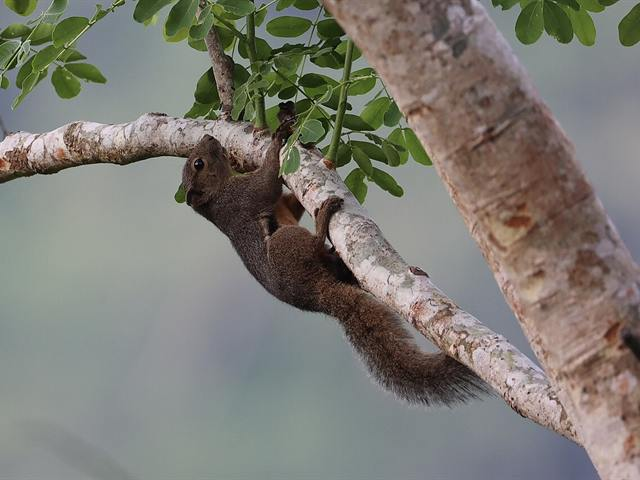
#> input picture web/img/cam_sq1.jpg, 640 x 480 px; its folder holds 4 pictures in this run
$ python fw_images.py
#> lines starting #> are read from the running program, lines starting #| are printed output that depends on the picture
# Tạo bản ảnh NHỎ để nhúng vào firmware ESP32: web/img/*.jpg -> web/img_fw/*.webp
# Firmware phải vừa phân vùng mặc định của Arduino IDE (1,25MB cho chương trình), nên ảnh
# trong firmware được thu nhỏ + nén WebP. Trang trên Vercel vẫn dùng ảnh gốc trong web/img.
# Được tools/build_web.ps1 gọi tự động; cần Pillow (pip install pillow).
from pathlib import Path
from PIL import Image

ROOT = Path(__file__).resolve().parent.parent
SRC, DST = ROOT / 'web' / 'img', ROOT / 'web' / 'img_fw'
QUALITY = 34
# Chiều rộng tối đa (px) theo kích thước ảnh hiển thị trên trang
WIDTH = {'hero': 480, 'du_pile': 360, 'cam_tree': 320, 'cam_sq1': 320, 'cam_sq2': 320, 'cam_sq3': 320,
         'sq_eat': 240, 'sq_branch': 240, 'du_open': 220, 'du_one': 200, 'sq_face': 200}

DST.mkdir(exist_ok=True)
for old in DST.glob('*.webp'):
    old.unlink()
total = 0
for f in sorted(SRC.glob('*.jpg')):
    im = Image.open(f).convert('RGB')
#> im is the input picture: PIL image 640x480 RGB; mean R, G, B 125.2, 123.3, 116.1
    w = WIDTH.get(f.stem, 320)
    if im.width > w:
        im = im.resize((w, round(im.height * w / im.width)), Image.LANCZOS)
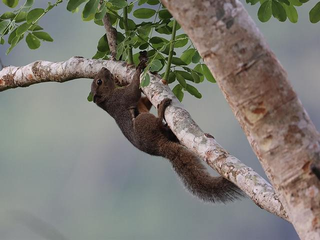
#> im: PIL image 320x240 RGB; mean R, G, B 125.2, 123.3, 116.2
    out = DST / (f.stem + '.webp')
    im.save(out, 'WEBP', quality=QUALITY, method=6)
    total += out.stat().st_size
#> pass 2 of the loop `for f in sorted(SRC.glob('*.jpg')):`:
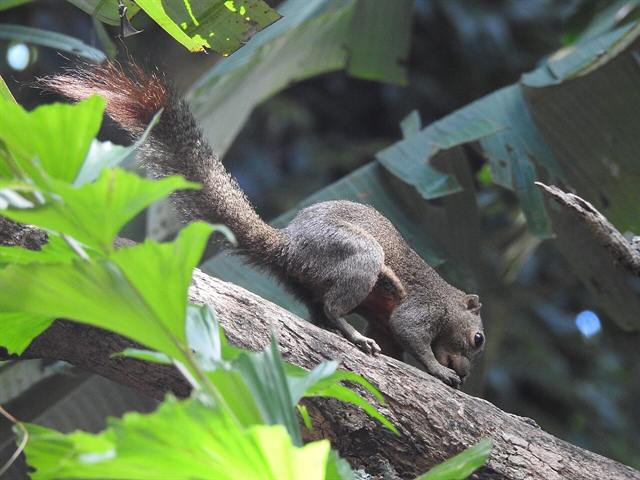
#> input picture web/img/cam_sq2.jpg, 640 x 480 px
#> im is the input picture: PIL image 640x480 RGB; mean R, G, B 99.2, 114.3, 85.8
#> `im = im.resize((w, round(im.height * w / im.width)), Image.LANCZOS)`:
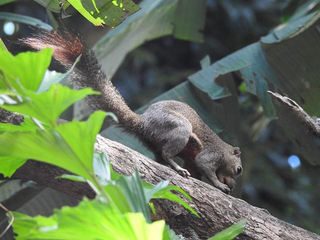
#> im: PIL image 320x240 RGB; mean R, G, B 99.2, 114.3, 85.8
print(f'Anh firmware: {len(list(DST.glob("*.webp")))} anh, {total / 1024:.1f} KB')
